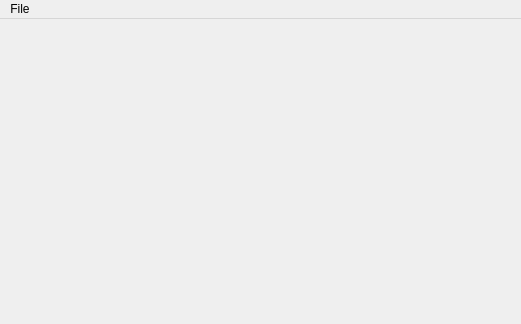
<?xml version="1.0" encoding="UTF-8"?>
<ui version="4.0">
 <class>MainWindow</class>
 <widget class="QMainWindow" name="MainWindow">
  <property name="geometry">
   <rect>
    <x>0</x>
    <y>0</y>
    <width>521</width>
    <height>324</height>
   </rect>
  </property>
  <property name="windowTitle">
   <string>MainWindow</string>
  </property>
  <widget class="QWidget" name="centralWidget"/>
  <widget class="QMenuBar" name="menuBar">
   <property name="geometry">
    <rect>
     <x>0</x>
     <y>0</y>
     <width>521</width>
     <height>25</height>
    </rect>
   </property>
   <widget class="QMenu" name="menuFile">
    <property name="title">
     <string>File</string>
    </property>
    <addaction name="actionSave_as_SVG"/>
   </widget>
   <addaction name="menuFile"/>
  </widget>
  <action name="actionSave_as_SVG">
   <property name="text">
    <string>Save as SVG</string>
   </property>
  </action>
 </widget>
 <layoutdefault spacing="6" margin="11"/>
 <resources/>
 <connections/>
</ui>
